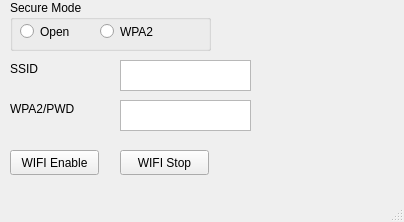
<?xml version="1.0" encoding="UTF-8"?>
<ui version="4.0">
 <class>WiFi_Test</class>
 <widget class="QMainWindow" name="WiFi_Test">
  <property name="geometry">
   <rect>
    <x>0</x>
    <y>0</y>
    <width>404</width>
    <height>222</height>
   </rect>
  </property>
  <property name="windowTitle">
   <string>WiFi_Test</string>
  </property>
  <widget class="QWidget" name="centralwidget">
   <widget class="QPushButton" name="wifi_enable">
    <property name="geometry">
     <rect>
      <x>10</x>
      <y>150</y>
      <width>89</width>
      <height>25</height>
     </rect>
    </property>
    <property name="text">
     <string>WIFI Enable</string>
    </property>
   </widget>
   <widget class="QTextEdit" name="ssid_edit">
    <property name="geometry">
     <rect>
      <x>120</x>
      <y>60</y>
      <width>131</width>
      <height>31</height>
     </rect>
    </property>
   </widget>
   <widget class="QLabel" name="label">
    <property name="geometry">
     <rect>
      <x>10</x>
      <y>60</y>
      <width>67</width>
      <height>17</height>
     </rect>
    </property>
    <property name="text">
     <string>SSID</string>
    </property>
   </widget>
   <widget class="QLabel" name="label_2">
    <property name="geometry">
     <rect>
      <x>10</x>
      <y>100</y>
      <width>81</width>
      <height>17</height>
     </rect>
    </property>
    <property name="text">
     <string>WPA2/PWD</string>
    </property>
   </widget>
   <widget class="QTextEdit" name="passwd_edit">
    <property name="geometry">
     <rect>
      <x>120</x>
      <y>100</y>
      <width>131</width>
      <height>31</height>
     </rect>
    </property>
    <property name="sizePolicy">
     <sizepolicy hsizetype="Expanding" vsizetype="Fixed">
      <horstretch>0</horstretch>
      <verstretch>0</verstretch>
     </sizepolicy>
    </property>
    <property name="minimumSize">
     <size>
      <width>0</width>
      <height>0</height>
     </size>
    </property>
   </widget>
   <widget class="QGroupBox" name="groupBox">
    <property name="geometry">
     <rect>
      <x>10</x>
      <y>0</y>
      <width>201</width>
      <height>51</height>
     </rect>
    </property>
    <property name="title">
     <string>Secure Mode</string>
    </property>
    <widget class="QRadioButton" name="secure_none">
     <property name="geometry">
      <rect>
       <x>10</x>
       <y>20</y>
       <width>71</width>
       <height>23</height>
      </rect>
     </property>
     <property name="text">
      <string>Open</string>
     </property>
    </widget>
    <widget class="QRadioButton" name="secure_wpa2">
     <property name="geometry">
      <rect>
       <x>90</x>
       <y>20</y>
       <width>112</width>
       <height>23</height>
      </rect>
     </property>
     <property name="text">
      <string>WPA2</string>
     </property>
    </widget>
   </widget>
   <widget class="QPushButton" name="wifi_stop">
    <property name="geometry">
     <rect>
      <x>120</x>
      <y>150</y>
      <width>89</width>
      <height>25</height>
     </rect>
    </property>
    <property name="text">
     <string>WIFI Stop</string>
    </property>
   </widget>
  </widget>
  <widget class="QMenuBar" name="menubar">
   <property name="geometry">
    <rect>
     <x>0</x>
     <y>0</y>
     <width>404</width>
     <height>22</height>
    </rect>
   </property>
  </widget>
  <widget class="QStatusBar" name="statusbar"/>
 </widget>
 <resources/>
 <connections/>
</ui>
